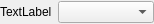
<?xml version="1.0" encoding="UTF-8"?>
<ui version="4.0">
 <class>QMeshFieldClass</class>
 <widget class="QWidget" name="QMeshFieldClass">
  <property name="geometry">
   <rect>
    <x>0</x>
    <y>0</y>
    <width>147</width>
    <height>24</height>
   </rect>
  </property>
  <property name="windowTitle">
   <string>QMeshField</string>
  </property>
  <layout class="QHBoxLayout" name="horizontalLayout">
   <property name="leftMargin">
    <number>0</number>
   </property>
   <property name="topMargin">
    <number>0</number>
   </property>
   <property name="rightMargin">
    <number>0</number>
   </property>
   <property name="bottomMargin">
    <number>0</number>
   </property>
   <item>
    <widget class="QLabel" name="label">
     <property name="sizePolicy">
      <sizepolicy hsizetype="Fixed" vsizetype="Fixed">
       <horstretch>0</horstretch>
       <verstretch>0</verstretch>
      </sizepolicy>
     </property>
     <property name="text">
      <string>TextLabel</string>
     </property>
    </widget>
   </item>
   <item>
    <widget class="QComboBox" name="selectBox">
     <property name="placeholderText">
      <string>Select Mesh</string>
     </property>
    </widget>
   </item>
  </layout>
 </widget>
 <layoutdefault spacing="6" margin="11"/>
 <resources/>
 <connections/>
</ui>
